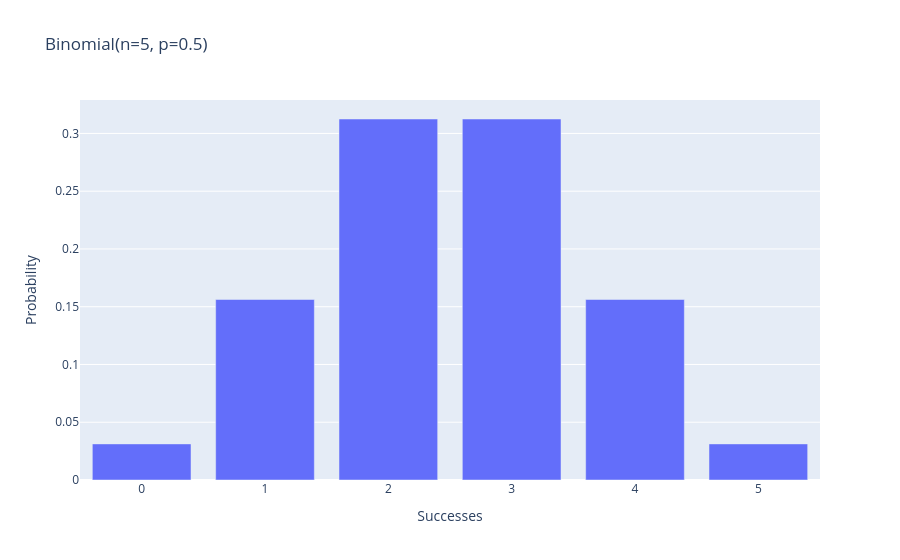

Notebook code cell kept with this figure:
### Markdown cell above
| Distribution | PMF Formula 📝 | Real-World Example 🌍 |
|--------------|----------------|-----------------------|
| Bernoulli | $P(k;p) = p^k(1-p)^{1-k}$ | Coin flip (Heads=1, Tails=0) |
| Binomial | $P(k;n,p) = \binom{n}{k}p^k(1-p)^{n-k}$ | Number of spam emails in 100 messages 🗑️ |
| Poisson | $P(k;\lambda) = \frac{\lambda^k e^{-\lambda}}{k!}$ | Website visits per hour 🌐 |

### Code cell
# Interactive Binomial Distribution Explorer
from scipy.stats import binom
import ipywidgets as widgets
import plotly.graph_objects as go

@widgets.interact(n=(1, 20), p=(0.0, 1.0))
def plot_binomial(n=5, p=0.5):
    x = np.arange(0, n+1)
    pmf = binom.pmf(x, n, p)
    fig = go.Figure([go.Bar(x=x, y=pmf)])
    fig.update_layout(title=f"Binomial(n={n}, p={p})", 
                     xaxis_title="Successes", yaxis_title="Probability")
    fig.show()

### Figure 1 — Plotly figure (JSON) as saved in the notebook; plotly's stock layout.template omitted (floating-point values rounded to 4 significant figures)
{"data": [{"type": "bar", "x": [0, 1, 2, 3, 4, 5], "y": [0.03125, 0.1562, 0.3125, 0.3125, 0.1562, 0.03125]}], "layout": {"title": {"text": "Binomial(n=5, p=0.5)"}, "xaxis": {"title": {"text": "Successes"}}, "yaxis": {"title": {"text": "Probability"}}}}
